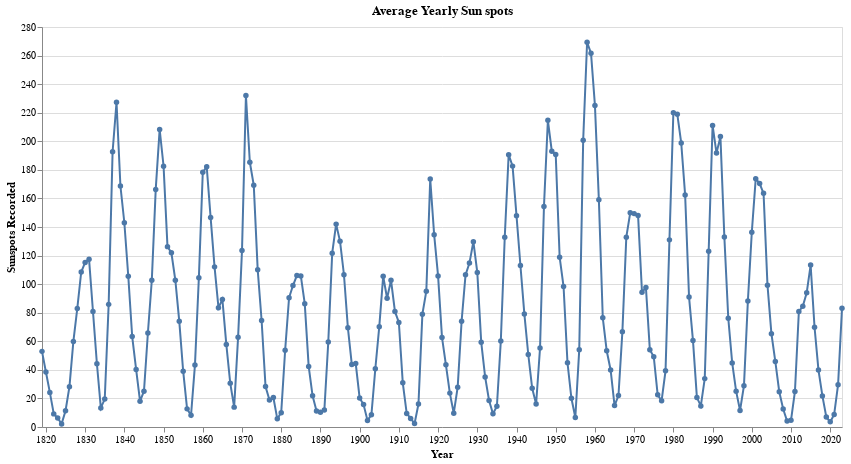

Notebook cell for this chart:
### Code cell
(
    alt.Chart(av_yearly_sunspots.reset_index())
    .mark_line(point=True,fontSize=13,)
    .encode(alt.X('date', title='Year', axis=alt.Axis(grid=False)), 
            alt.Y('sunspot_num', title='Sunspots Recorded'), 
            tooltip=['yearmonth(date)', 'sunspot_num'])
    .properties(height=400, width=800, title='Average Yearly Sun spots')
)

### Figure 1 — Vega-Lite specification as saved in the notebook (floating-point values rounded to 4 significant figures; data arrays with more than 128 entries replaced by an {"elided": "..."} marker saying what was removed)
{"config": {"view": {"continuousWidth": 400, "continuousHeight": 300}}, "data": {"name": "data-bcdd50e04d04117a7a23651fe82c863d"}, "mark": {"type": "line", "fontSize": 13, "point": true}, "encoding": {"tooltip": [{"field": "date", "timeUnit": "yearmonth", "type": "temporal"}, {"field": "sunspot_num", "type": "quantitative"}], "x": {"axis": {"grid": false}, "field": "date", "title": "Year", "type": "temporal"}, "y": {"field": "sunspot_num", "title": "Sunspots Recorded", "type": "quantitative"}}, "height": 400, "title": "Average Yearly Sun spots", "width": 800, "$schema": "https://vega.github.io/schema/vega-lite/v4.17.0.json", "datasets": {"data-bcdd50e04d04117a7a23651fe82c863d": {"elided": "205 records"}}}
